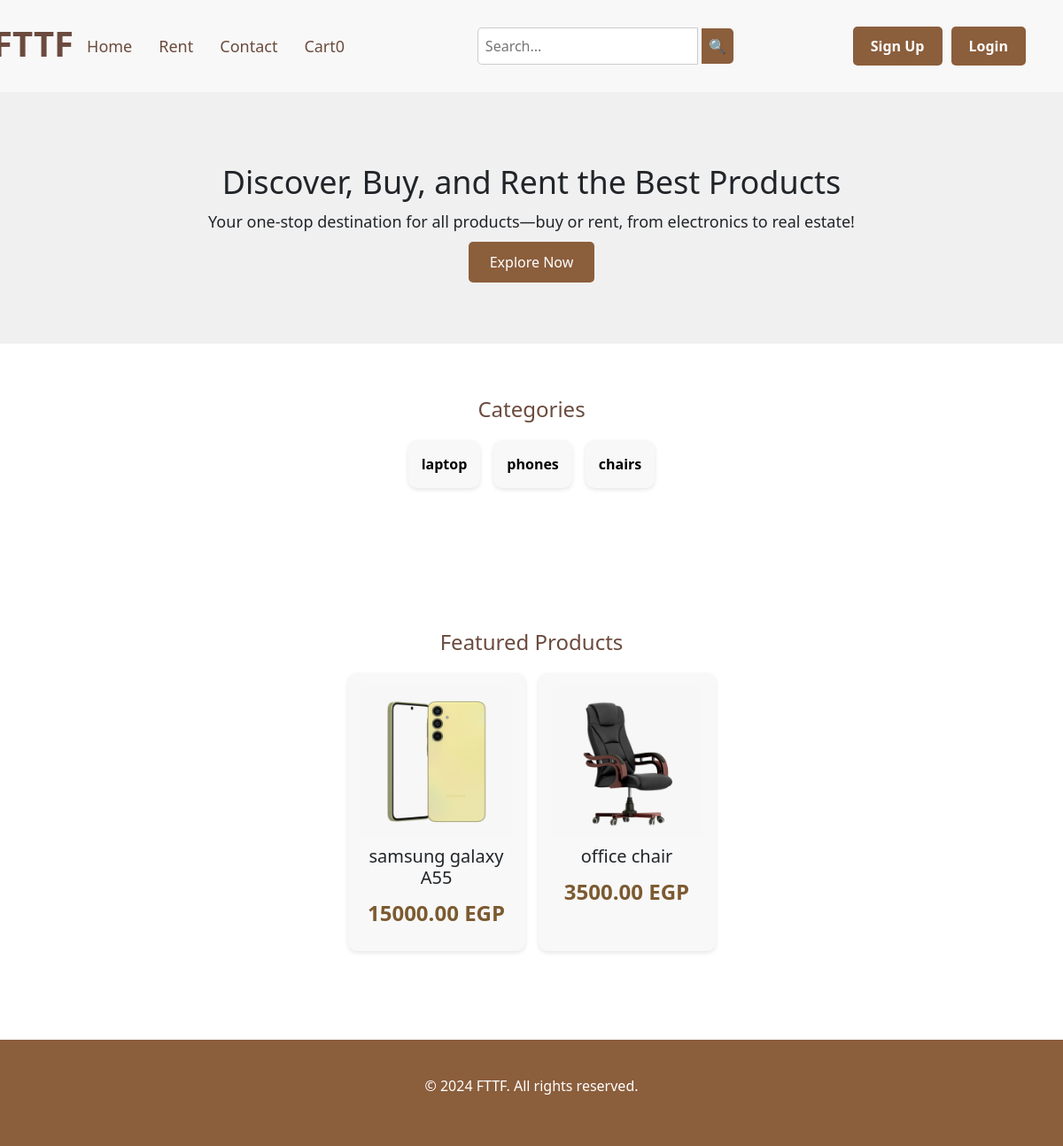
The page / on the database its author committed.
### core/models.py (models this page shows, shortened)
class Category(models.Model): #category table is creating containing its title
    title = models.CharField(max_length=100)

class Product(models.Model): #product table is created containing it name, price, category, description, image
    name = models.CharField(max_length=100)
    price = models.DecimalField(default=0,decimal_places=2, max_digits=10)
    category = models.ForeignKey(Category, on_delete=models.CASCADE,default=1)
    description = models.CharField(max_length=500, default='', blank=True, null=True)
    stock = models.IntegerField(default='1')
    type = models.CharField(max_length=5,choices=[('Sale', 'sale'), ('Rent', 'rent')], default='Sale')
    image = models.ImageField(upload_to='uploads/product/')
    rate = models.DecimalField(default=0, decimal_places=1, max_digits=10)
    rate_count = models.IntegerField(default=0)

### core/views.py (the view)
# urls.py: path("", views.index, name = 'index'),
def index(request):
    products = Product.objects.all()  #this gets all products from the database
    Categorys = Category.objects.all() #this gets all categories from the database
    context ={
        'products':products,
        'Categorys': Categorys
        }
    return render(request, 'core/index.html', context) #the function is passed to the html with all the required data

### cart/cart.py (called while the page is built)
    def __len__(self): #get the amout in cart
        return len(self.cart)

### cart/context_processors.py (called while the page is built)
def cart_context(request): # create context processor so that the cart is working in all pages
    return {'cart': Cart(request)} # return default data from the cart

### templates/core/index.html (shortened to what this page needs)
{%extends 'core/base.html'%}
{% block content%}
  <section class="hero">
    <div class="container">
      <h2>Discover, Buy, and Rent the Best Products</h2>
      <p>Your one-stop destination for all products—buy or rent, from electronics to real estate!</p>
      <a href="explore" class="cta-button">Explore Now</a>
    </div>
  </section>
  <section class="categories">
    <div class="container">
      <h3>Categories</h3>
      <div class="category-grid">
        {% for category in Categorys %}
        <a href="{% url 'core:category' category.title %}" class="category-link">
          <div class="category-item">{{ category.title }}</div>
       </a>
        {% endfor %}
      </div>
    </div>
  </section>
  <section class="featured">
    <div class="container">
      <h3>Featured Products</h3>
      <div class="product-grid">
        {% for product in products %}
          {% if product.name == 'samsung galaxy A55' or product.name == 'office chair' %}
            <div class="product-card">
              <a href="{% url 'core:product_detail' product.name %}">
                <img src="{{product.image.url}}" alt="{{ product.name }}">
              </a>
              <h4>{{product.name}}</h4>
              <p class="price">{{product.price}} EGP</p>
            </div>
          {% endif %}
        {% endfor %}
      </div>
    </div>
  </section>
{% endblock%}

### static/assets/style.css (style rules this page uses)
body { margin: 0; padding: 0; font-family: Arial, sans-serif; }
.container { width: 80%; margin: 0 auto; padding: 20px; }
.hero { text-align: center; background-color: #f0f0f0; padding: 60px 0; }
.hero h2 { font-size: 36px; margin-bottom: 10px; }
.hero p { font-size: 18px; margin-bottom: 20px; }
.cta-button { background-color: #8b5e3c; color: white; padding: 12px 24px; text-decoration: none; border-radius: 5px; }
.categories, .featured { display: flex; flex-direction: column; align-items: center; text-align: center; padding: 40px 0; margin-bottom: 40px; }
.category-grid, .product-grid { display: flex; flex-wrap: wrap; justify-content: center; gap: 15px; }
.category-item, .product-card { background-color: #f8f8f8; padding: 15px; border-radius: 10px; box-shadow: 0 2px 5px rgba(0, 0, 0, 0.1); font-weight: bold; text-align: center; width: 100%; max-width: 200px; cursor: pointer; transition: transform 0.3s ease, background-color 0.3s ease; }
.product-card img { max-width: 100%; height: auto; border-radius: 5px; }
.categories h3, .featured h3 { margin-bottom: 20px; font-size: 24px; color: #6b4b3e; }
.product-card h4 { margin-top: 10px; font-size: 20px; }
.price { font-weight: bold; color: #8b5e3c; }
.category-link { text-decoration: none; color: black; font-weight: normal; }
.category-item { font-size: 16px; }
.price { font-size: 24px; color: #7c5a30; margin: 10px 0; font-weight: bold; }
body { margin: 0; padding: 0; font-family: Arial, sans-serif; background-color: #f8f8f8; }

### rows shown on the page
Category: title "laptop"
Category: title "phones"
Category: title "chairs"
Product: image (picture), name "samsung galaxy A55", price "15000.00"
Product: image (picture), name "office chair", price "3500.00"

### other values the page prints
{{ cart|length }} "0"
